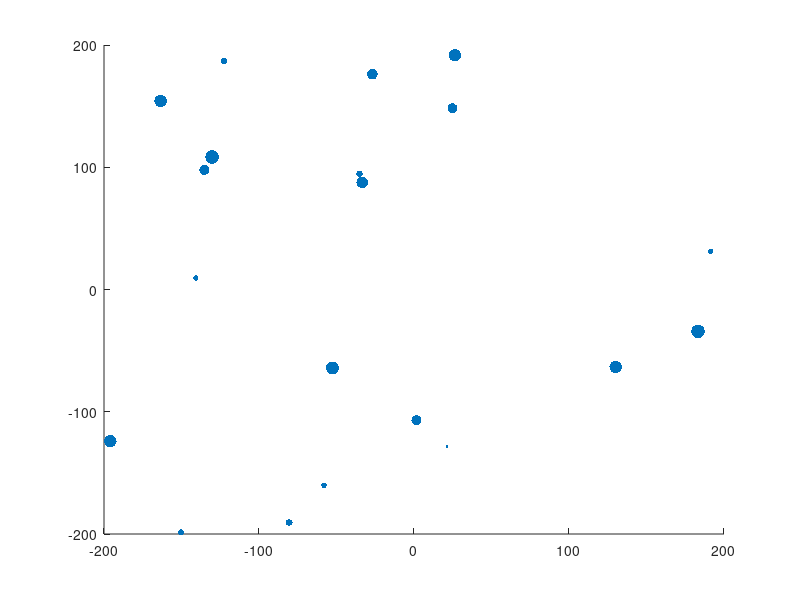

This chart was generated by the following MATLAB code: (Note: this script raises an error after producing the figure.)
function [map, best] = travelingGA(ncities,nchrom,pcross,pmut,map)
%% GA - Genetic Algorithm
rng(12345)
% Problema del commesso viaggiatore

% IL CAMION DEVE PASSARE DAPPERTUTTO E DEVE OTTIMIZZARE IL PERCORSO FACENDO
% MENO STRADA POSSIBILE TRA TUTTE LE CITTA'

% variante: la funzione di fitness non è solo in base alla distanza ma 
% anche al consumo che è influenzato da un aumento del carico del cammion. 
% Ogni quintale fa aumentare il consumo del 3%. 
% Il commesso va a prendere dei carichi nelle città e quindi nella mappa 
% oltre alla coordinata della città ci sarà anche un peso in quintali di 
% materiale che doveva prendere. Ogni volta che passa da una città aumenta 
% il carico totale e il consumo aumenta. Devo pensare ad una fitness da 
% aggiornare. Ogni segmento di strada viene pesato per il peso*(1+0.3).

% LA FITNESS SI BASA SUL FENOTIPO E NON SUL GENOTIPO, QUINDI DEVO FARLO
% ESPRIMERE PER VALUTARLA

%function map = travelingGA(ncities, nchrom, pcross, pmut, map)
clear 
close all
clc

% ncities = numero di città da visitare
% nchrom = numero di cromosomi
% pcross = probabilità di cross over
% pmut = prpbabilità di mutazione
% map = la mappa stessa nel caso la volessi aggiornare

if nargin<1
    ncities = 20;
end
if nargin<2
    nchrom = 50;
end 
if nargin<3
    pcross = 0.7;
end 
if nargin<4
    pmut = 0.05;
end 
% ncities = 20;
% nchrom = 50;
% pcross = 0.7;
% pmut = 0.05;

%
% proprio la costruzione della cartina: 
% è la fase in cui do delle coordinate alle diverse città
if nargin<5
    map = tsp_map(ncities);
end
%map = tsp_map(ncities);

% numero di generazioni
ngen = 10000;

% costruzione della popolazione iniziale
popsize = nchrom;

% crea una matrice dove ogni colonna è un ipotetico percorso per ordine di
% città

pop = tsp_pop(popsize,ncities);
%%
% --------------------------------------------------------------------- %
% FITNESS
% valutazione della fitness della popolazione, 'fitvec' è il vettore delle
% fitness degli elementi della popolazione nell'ordine in cui sono nella
% popolazione
fitvec = tsp_fit(pop,map);  % gli serve la mappa per calcolare le distanze 


% --------------------------------------------------------------------- %
% ELITISMO
% sostanzialmente devo mettere in ordine il vettore di fitness
[~, sortix] = sort(fitvec);



%%
% --------------------------------------------------------------------- %
% EVOLUZIONE
% iniziamo con l'evoluzione attraverso le generazioni
for i=1:ngen

    % inizializzo una nuova popolazione a matrice vuota
    newpop = [];

    % tengo traccia di cosa sta succedendo
    maxfit(i) = max(fitvec);       % idealmente non voglio che diminuisca
    meanfit(i) = mean(fitvec);
    
    % -------- %
    % elitismo
    % aggiungo i due migliori cromosomi che sono gli ultimi due perche la
    % sort ordina dal piu piccolo al piu grande
    newpop = [newpop pop(:,sortix(end-1:end))];


    % costruisco la nuova popolazione lavorando per coppie
    for j=1:(nchrom/2-1)  % -1 to adjust for elitism
        % sono 25 coppie -1 perchè una coppia viene considerata da prima
        % con elitismo
        
        % -------------------------------------------------------- %
        % TOURNAMENT
        % k è il parametro dell'algoritmo che fa decidere se prendermo il
        % cromosoma con la fitness + elevata nel caso si ricata in pk o
        % l'altro, mettendolo a 0.7 mi mantengo in una certa probabilità 
        % che fa sì che possa selezionare anche i cromosomi peggiori
        k = 0.7;
        chrINDEX1 = tournamentk(fitvec,k);
        chrINDEX2 = tournamentk(fitvec,k);
        
        % --------------------------------------------------------- %
        % CROSS OVER
        % tiriamo il dado per decidere se farlo o no 
        if rand(1) <= pcross
            % entrambi i discendenti vengono cambiati per cross over
            newchrom =  tsp_cross(pop(:,chrINDEX1),pop(:,chrINDEX2));
            % newchrom =  twop_cross(pop(:,chrINDEX1),pop(:,chrINDEX2));
        else 
            % se non faccio cross over rimangono i genitori
            newchrom = [pop(:,chrINDEX1) pop(:,chrINDEX2)];   
        end 
        
        % --------------------------------------------------------- %
        % MUTAZIONE
        newchrom = tsp_mut(newchrom,pmut);
	
	% esercizio: proviamo a farlo steady state:
    % dopo aver mutato devo calcolare la fitness e aggiungere il cromosoma ù
    % nella popolazione solo se la sua fitness è > della fitness minima; bisogna fare qualche piccola modifica. Inserisco i cromosomi che migliorano ed elimino quelli che hanno perso. Dal POV dell efficienza dovrei vedere dei miglioramenti
        
        % aggiornamento della popolazione
        newpop = [newpop newchrom];

    end 
    
    % ---------------------------------------------------------------- %
    % RICALCOLO FITNESS
    % siamo sempre nella i-esima popolazione, devo ricalcolare la nuova
    % fitness
    pop = newpop;
    fitvec = tsp_fit(pop,map);
    
    % ---------------------------------------------------------------- %
    % ELITISMO
    [~, sortix] = sort(fitvec);
end 




% ---------------------------------------------------------- %
% grafico 
% mostriamo la mappa percorsa secondo il miglior cromosoma
best = pop(:,sortix(end)); % miglior cromosoma

figure('Name','Best Chromosome')
plot(map(best,1), map(best,2),'b')
hold on
%figure('Name','Mappa')
scatter(map(:,1),map(:,2),map(:,3),'filled')
legend('citta','percorsp')
% --------------------------------------------------------------------- %
% funzione creazione mappa
% --------------------------------------------------------------------- %
    function map = tsp_map(ncities)

        % stiamo all'interno di un quadrato di 400km
        % tra -200 e + 200 per entrambe le dimensioni
        map_coord = rand(ncities,2)*400-200;
        map_weight = rand(ncities,1)*100;
        
        map = [map_coord map_weight];
        
        % disegnamo la mappa
        figure('Name','Mappa')
        % plot(map(:,1),map(:,2),'r+','MarkerSize',8)
        scatter(map(:,1),map(:,2),map(:,3),'filled')
        

    end 

%%
% --------------------------------------------------------------------- %
% funzione creazione popolazione
% --------------------------------------------------------------------- %
    function pop = tsp_pop(popsize,ncities)

        % creo la popolazione cromosomica come una permutazione di indici
        % di città
        for i=1:popsize
            pop(:,i) = randperm(ncities,ncities)'; % primio da che n a che n il secondo quantri generarne 
        end 
    end 


% --------------------------------------------------------------------- %
% funzione calcolo vettore di fitness
% --------------------------------------------------------------------- %
    function fitvec = tsp_fit(pop,map)
        
        % la fitness viene calcolata come 1 fratto la distanza complessiva 
        % del percorso
        for i =1:size(pop,2)

            % esercizio di astrazione e programmazione compatta: potremmo
            % specificare ogni tratto giocando sugli indici - cicliamo
            % sugli elementi di pop con due indici sfalsati di 1 rispetto
            % all'altro
            % xprimo = 0;
            % yprimo = 0;
            % ma per capirci un po' di più e per evitare errori io lo 
            % spezzo in parti - distanza euclidea
            x = map(pop(1:end-1,i),1) - map(pop(2:end,i),1);
            y = map(pop(1:end-1,i),2) - map(pop(2:end,i),2);
            z = map(pop(1:end,i),3);

            for j=1:numel(z)
                z_cumulative(j)= sum(z(1:j));
            end

            xprimo = map(pop(end,i),1)-map(pop(1,i),1);
            yprimo = map(pop(end,i),2)-map(pop(1,i),2);

            x = [x; xprimo];
            y = [y; yprimo];

            CONST_WEIGHTS = 0.03;
            CONST_DISTANCE = 1;

            weights_consume = sqrt(x.^2+y.^2).*z_cumulative'*CONST_WEIGHTS;
            distance_consume = sqrt(x.^2+y.^2)*CONST_DISTANCE;
            
           fitvec(i) = 1/(sum(weights_consume+distance_consume));
        end 

    end 


% --------------------------------------------------------------------- %
% funzione cross over
% --------------------------------------------------------------------- %
    function newchrom = tsp_cross(chr1, chr2)
        
        % tiro i dadi per calcolare l'indice da permutare
        % rmb. ceil arrotonda evitando lo zero
        ix = ceil(rand(1)*size(chr1,1));

        % per il primo tratto è uguale al genitore
        nc1 = chr1(1:ix);
        nc2 = chr2(1:ix);

       
        % dall'indice di permutazione in poi in nc1 aggiungo i pezzi di 
        % chr2 che ancora non sono in nc1 e iceversa aggiungo in nc2 i
        % pezzi di chr1 che ancora non sono in nc1

        % es. ix = 3    chr1 ----xxx  -->  nc1 ---ooxx
        %               chr2 xxoooxx  -->  nc2 xxo-xxx
        
        for i=1:size(chr1,1)
            if isempty(find(nc2==chr1(i)))
                nc2(end+1,1)=chr1(i);
            end
            if isempty(find(nc1==chr2(i)))
                nc1(end+1,1)=chr2(i);
            end
        end 

        % perche non facciamo semplicemente cosi?
        % nc1 = [chr1(1:ix) chr2(ix+1:end)];
        % nc2 = [chr2(1:ix) chr21(ix+1:end)];

        newchrom = [nc1 nc2];
    end 


% --------------------------------------------------------------------- %
% funzione mutazione
% --------------------------------------------------------------------- %
    function newchrom = tsp_mut(chrom, pmut)

        % Attenzione! è diverso dal caso del cross over in cui tiravo i 
        % dadi prima di richiamare la function
        
        % lavora sui due discendenti (offspring)
        % es ix = 3     nc1 ---ooxx  -->   mutnc1 --oooxx
        %               nc2 xxo-xxx  -->   mutnc2 xx--xxx

        % Attenzione! è diverso dal caso visto a lezione dove tiravo il
        % dado per ogni gene: qua tiro il dado per tutto il cromosoma
        % LO FA PER DUE CROMOSOMI PERCHE' LO STA FACENDO PER DUE CROMOSOMI
        % PER LA COPPIA 
        for i=1:size(chrom,2)

            % tiriamo il dado per vedere se mutare oppure no
            if rand(1) <= pmut
                ix1 = ceil(rand(1)*size(chrom,1)); % ESTRAGGO UN INDICE A CASO DELLA LUNGHEZZA DEL CROM
                ix2 = ceil(rand(1)*size(chrom,1)); % ESTRAGGO UN ALTRO INDICE A CASO DELLA LUNGHEZZA DEL CROM
                
                % faccio come la bubble sort ma su un solo elemento da
                % scambiare tra i due cromosomi
                tmp = chrom(ix1);           % variabile temporanea
                chrom(ix1) = chrom(ix2);
                chrom(ix2) = tmp;
            end
        end 
        newchrom = chrom;
    
    end 


end 

